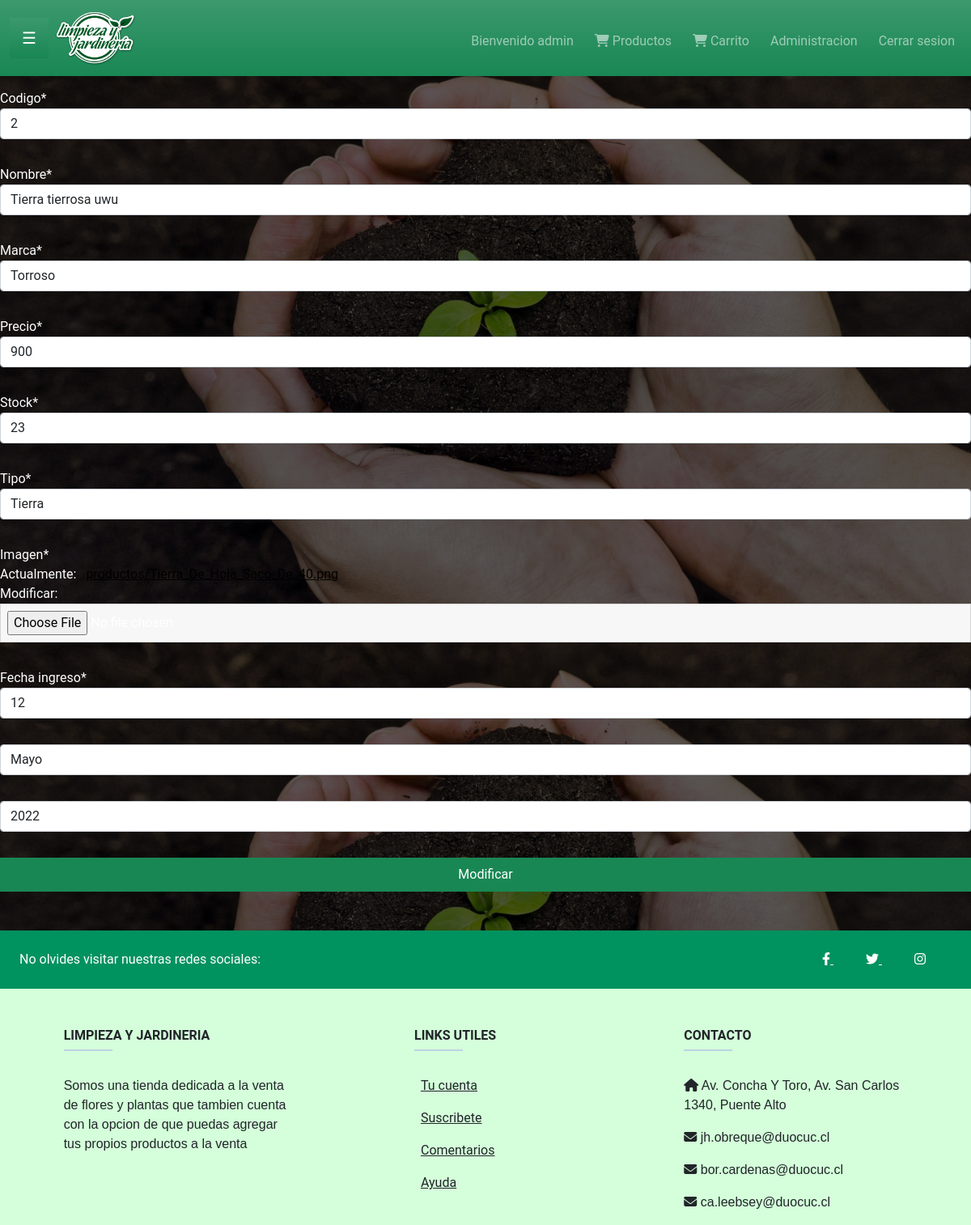
Screenshot of /Modificar/producto/2/ (signed in) with the database file from the repository.
### app/models.py (models this page shows, shortened)
class Producto(models.Model):
    codigo = models.IntegerField(null=False,primary_key=True)
    nombre = models.CharField(max_length=100)
    marca = models.CharField(max_length=30)
    precio = models.IntegerField()
    stock = models.IntegerField()
    tipo = models.ForeignKey(TipoProducto,on_delete=models.CASCADE)
    descripcion = models.CharField(max_length=500)
    imagen = models.ImageField(upload_to="productos", null=True) #agregar campo de imagen
    fecha_ingreso = models.DateField() #Agregar campo de fecha
    created_at = models.DateField(auto_now_add=True)
    updated_at = models.DateField(auto_now=True)
    class Meta:
        db_table = 'db_producto'

class TipoProducto(models.Model):
    tipo = models.CharField(max_length=20)
    def __str__(self):
        return self.tipo
    class Meta:
        db_table = 'db_tipo_producto'

### app/views.py (the view)
# urls.py: path('Modificar/producto/<codigo>/', modificar_producto, name="modificar_producto"),
@permission_required('app.change_producto')
def modificar_producto(request, codigo):
    producto = Producto.objects.get(codigo=codigo)
    datos = {
        'form' : ProductoForm(instance=producto)
    }
    if request.method == 'POST':
        formulario = ProductoForm(data=request.POST,files=request.FILES,instance=producto)
        if formulario.is_valid():
            formulario.save()
            datos['mensaje'] = "Producto modificado correctamente!"
            datos['form'] = formulario
    return render(request, 'app/producto/modificar_producto.html', datos)

### app/forms.py
class ProductoForm(ModelForm):
    class Meta:
        model = Producto
        fields = ['codigo','nombre','marca','precio','stock','tipo','imagen','fecha_ingreso']
        nombre = forms.CharField(min_length=10,max_length=20)
        precio = forms.IntegerField(min_value=400)
        widgets = {
            'fecha_ingreso' : forms.SelectDateWidget(years=range(2020,2023))
                }

### app/templates/app/producto/modificar_producto.html (shortened to what this page needs)
{% extends 'app/base_loged.html' %}
{% load static %}
{% load crispy_forms_tags %}
{% block contenido %}
<form action="" method="post" enctype="multipart/form-data" style="color: white;">
<table>
    {{ form|crispy }}
</table>
    <input type="submit" class="btn-success" value="Modificar">
</form>
{% endblock %}

### app/templates/app/base_loged.html (shortened to what this page needs)
<!DOCTYPE html>
<html lang="en">
{% load static %}
  <head>
    <link href="https://cdn.jsdelivr.net/npm/bootstrap@5.1.3/dist/css/bootstrap.min.css" rel="stylesheet">
    <link rel="stylesheet" href="https://cdnjs.cloudflare.com/ajax/libs/font-awesome/6.1.1/css/all.min.css">
    <link rel="stylesheet" href="{% static 'app/css/style.css' %}">
    <link rel="stylesheet" href="{% static 'app/css/Style2.css' %}">
    <link rel="stylesheet" href="{% static 'app/css/Style3.css' %}">
    <link rel="stylesheet" href="{% static 'app/css/Style profile setting.css' %}">
    <link rel="stylesheet" href="{% static 'app/css/Style5.css' %}">
<link rel="stylesheet" href="https://cdnjs.cloudflare.com/ajax/libs/limonte-sweetalert2/11.4.8/sweetalert2.css"
 />
  </head>
<body>
  <!DOCTYPE html>
<html>
<head>
</head>
<body >
</body>
</html>
    <nav class="navbar navbar-expand-sm bg-success bg-gradient navbar-dark">
        <div class="container-fluid">
          <div id="main">
            <button style="z-index: 1;" class="openbtn bg-success bg-gradient navbar-dark" onclick="openNav()" >☰</button>
          </div>
            <a class="navbar-brand" href="" ><img src="{% static 'app/img/jardinieria logo .png' %}" width="100" alt="" onload="closeNav()"></a>
            <div class="collapse navbar-collapse justify-content-end" id="collapsibleNavbar">
                <ul class="navbar-nav">
                    <li class="nav-item mt-1">
                      <ul class="navbar-nav">
                        <li class="nav-item mt-1">
                          <a class="nav-link">Bienvenido {{ user.username}}</a>
                        </li>
                      <li class="nav-item mt-1">
                        <a class="nav-link"  href="Pagina/" ><i class="fa fa-shopping-cart"></i> Productos </a>
                      </li>
                      <li class="nav-item mt-1">
                        <a class="nav-link"  href="Carrito/" ><i class="fa fa-shopping-cart"></i> Carrito </a>
                      </li>
                      {% if user.is_staff == 1 %}
                      <li class="nav-item mt-1">
                        <a class="nav-link"  href="http://127.0.0.1:8000/admin/" > Administracion </a>
                      </li>
                      {% endif %}
                      {% if user.is_authenticated %}
                        <li class="nav-item mt-1">
                          <a class="nav-link" href="{% url 'logout' %}">Cerrar sesion</a>
                        </li>
                      {% endif %}
                </ul>
            </div>
        </div>
    </nav>
        {% block contenido %}
        {% endblock %}
  <footer class="text-center text-lg-start text-dark" style="background-color: #d4ffda">
    <section class="d-flex justify-content-between p-4 text-white" style="background-color: #00925f">
      <div class="me-5">
        <span>No olvides visitar nuestras redes sociales:</span>
      </div>
      <div>
        <a href="https://es-la.facebook.com/ventadeplantas1234/" class="text-white me-4">
          <i class="fab fa-facebook-f"></i>
        </a>
        <a href="https://twitter.com/floresiplantas?lang=es" class="text-white me-4">
          <i class="fab fa-twitter"></i>
        </a>
        <a href="https://www.instagram.com/todoplantaspierola/?hl=es" class="text-white me-4">
          <i class="fab fa-instagram"></i>
        </a>
      </div>
    </section>
    <section class="">
      <div class="text-center text-md-start mt-5">
        <div class="row mt-3">
          <div class="col-md-3 col-lg-4 col-xl-3 mx-auto mb-4">
            <h6 class="text-uppercase fw-bold">Limpieza y Jardineria</h6>
            <hr
                class="mb-4 mt-0 d-inline-block mx-auto"
                style="width: 60px; background-color: #7c4dff; height: 2px"
                />
            <p>
              Somos una tienda dedicada a la venta de flores y plantas
              que tambien cuenta con la opcion de que puedas agregar tus
              propios productos a la venta
            </p>
          </div>
          <div class="col-md-3 col-lg-2 col-xl-2 mx-auto mb-4">
            <h6 class="text-uppercase fw-bold">Links Utiles</h6>
            <hr
                class="mb-4 mt-0 d-inline-block mx-auto"
                style="width: 60px; background-color: #7c4dff; height: 2px"
                />
            <p>
              <a href="#!" class="text-dark">Tu cuenta</a>
            </p>
            <p>
              <a href="Suscripcion_no_login.html" class="text-dark">Suscribete</a>
            </p>
            <p>
              <a href="#!" class="text-dark">Comentarios</a>
            </p>
            <p>
              <a href="#!" class="text-dark">Ayuda</a>
            </p>
          </div>
          <div class="col-md-4 col-lg-3 col-xl-3 mx-auto mb-md-0 mb-4">
            <h6 class="text-uppercase fw-bold">Contacto</h6>
            <hr
                class="mb-4 mt-0 d-inline-block mx-auto"
                style="width: 60px; background-color: #7c4dff; height: 2px"
                />
            <p><i class="fas fa-home mr-3"></i> Av. Concha Y Toro, Av. San Carlos 1340, Puente Alto</p>
            <p><i class="fas fa-envelope mr-3"></i> jh.obreque@duocuc.cl</p>
            <p><i class="fas fa-envelope mr-3"></i> bor.cardenas@duocuc.cl</p>
            <p><i class="fas fa-envelope mr-3"></i> ca.leebsey@duocuc.cl</p>
          </div>
</footer>
</html>

### app/static/app/css/style.css (style rules this page uses)
.nav-link { color: rgb(107, 107, 107); }
hr { color: white; }
body { height: 100%; background-repeat: repeat; background-size: cover; position: absolute; top: 0; left: 0; width: 100%; height: 100%; z-index: -1; background-image: url(../img/fondo.jpg); background-size: cover; }
body { background-color: #eeeeee; font-family: 'Open Sans', serif }
p { margin-top: 0; margin-bottom: 1rem }
.row { margin: 0 }
a { padding: 0 1vh }
hr { margin-top: 1.25rem }
form { padding: 2vh 0 }
select { border: 1px solid rgba(0, 0, 0, 0.137); padding: 1.5vh 1vh; margin-bottom: 4vh; outline: none; width: 100%; background-color: rgb(247, 247, 247) }
input { border: 1px solid rgba(0, 0, 0, 0.137); padding: 1vh; margin-bottom: 4vh; outline: none; width: 100%; background-color: rgb(247, 247, 247) }
a { color: black }
body { background-color: #B3E5FC; border-radius: 10px }
body { font-family: "Lato", sans-serif; }
.openbtn { font-size: 20px; cursor: pointer; background-color: #111; color: white; padding: 10px 15px; border: none; }
#main { transition: margin-left .5s; padding: 0px; }

### app/static/app/css/Style2.css (style rules this page uses)
* { padding: 0; margin: 0; box-sizing: border-box }
body { background-color: #777; font-family: 'Poppins', sans-serif }
.navbar { padding: 0.5rem 0rem }
.navbar .navbar-brand { font-size: 30px }
.navbar-nav .nav-item { padding: 0px 0px 0px 10px }

### app/static/app/css/Style3.css (style rules this page uses)
* { padding: 0; margin: 0 }

### app/static/app/css/style5.css (style rules this page uses)
p { font-weight: normal; font-family: 'Nunito', sans-serif; }
* { margin: 0; padding: 0; box-sizing: border-box; font-family: 'Roboto', sans-serif }
::placeholder { color: black; font-weight: 600; }

### rows the page displays
Producto: codigo "2", nombre "Tierra tierrosa uwu", marca "Torroso", precio "900", stock "23"
TipoProducto: tipo "Tierra"

### other values shown
{{ user.username }} "admin"
